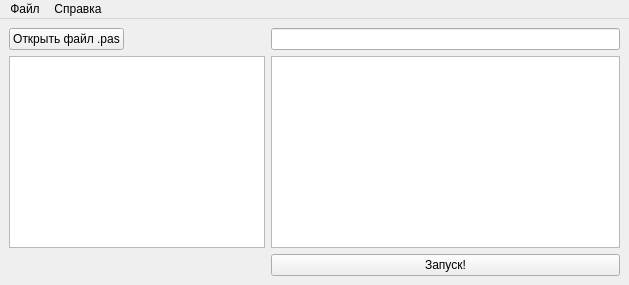
<?xml version="1.0" encoding="UTF-8"?>
<ui version="4.0">
 <class>MainWindow</class>
 <widget class="QMainWindow" name="MainWindow">
  <property name="geometry">
   <rect>
    <x>0</x>
    <y>0</y>
    <width>629</width>
    <height>285</height>
   </rect>
  </property>
  <property name="windowTitle">
   <string>Тест</string>
  </property>
  <widget class="QWidget" name="centralwidget">
   <layout class="QVBoxLayout" name="verticalLayout">
    <property name="sizeConstraint">
     <enum>QLayout::SetNoConstraint</enum>
    </property>
    <item>
     <layout class="QFormLayout" name="formLayout">
      <item row="0" column="0">
       <widget class="QPushButton" name="pushButton">
        <property name="text">
         <string>Открыть файл .pas</string>
        </property>
       </widget>
      </item>
      <item row="1" column="0">
       <widget class="QTextEdit" name="textEdit"/>
      </item>
      <item row="0" column="1">
       <widget class="QLineEdit" name="lineEdit"/>
      </item>
      <item row="1" column="1">
       <widget class="QTextEdit" name="textEdit_2"/>
      </item>
      <item row="2" column="1">
       <widget class="QPushButton" name="pushButton_2">
        <property name="text">
         <string>Запуск!</string>
        </property>
       </widget>
      </item>
     </layout>
    </item>
   </layout>
  </widget>
  <widget class="QMenuBar" name="menuBar">
   <property name="geometry">
    <rect>
     <x>0</x>
     <y>0</y>
     <width>629</width>
     <height>25</height>
    </rect>
   </property>
   <widget class="QMenu" name="menu">
    <property name="title">
     <string>Файл</string>
    </property>
   </widget>
   <widget class="QMenu" name="menu_2">
    <property name="title">
     <string>Справка</string>
    </property>
    <addaction name="action"/>
    <addaction name="separator"/>
    <addaction name="action_3"/>
   </widget>
   <addaction name="menu"/>
   <addaction name="menu_2"/>
  </widget>
  <action name="actionQuit">
   <property name="text">
    <string>Quit</string>
   </property>
  </action>
  <action name="actionHello_there">
   <property name="text">
    <string>Hello there</string>
   </property>
  </action>
  <action name="action">
   <property name="text">
    <string>Помощь</string>
   </property>
  </action>
  <action name="action_3">
   <property name="text">
    <string>Об авторе</string>
   </property>
  </action>
 </widget>
 <resources/>
 <connections>
  <connection>
   <sender>actionQuit</sender>
   <signal>activated()</signal>
   <receiver>MainWindow</receiver>
   <slot>close()</slot>
   <hints>
    <hint type="sourcelabel">
     <x>-1</x>
     <y>-1</y>
    </hint>
    <hint type="destinationlabel">
     <x>399</x>
     <y>299</y>
    </hint>
   </hints>
  </connection>
 </connections>
</ui>
